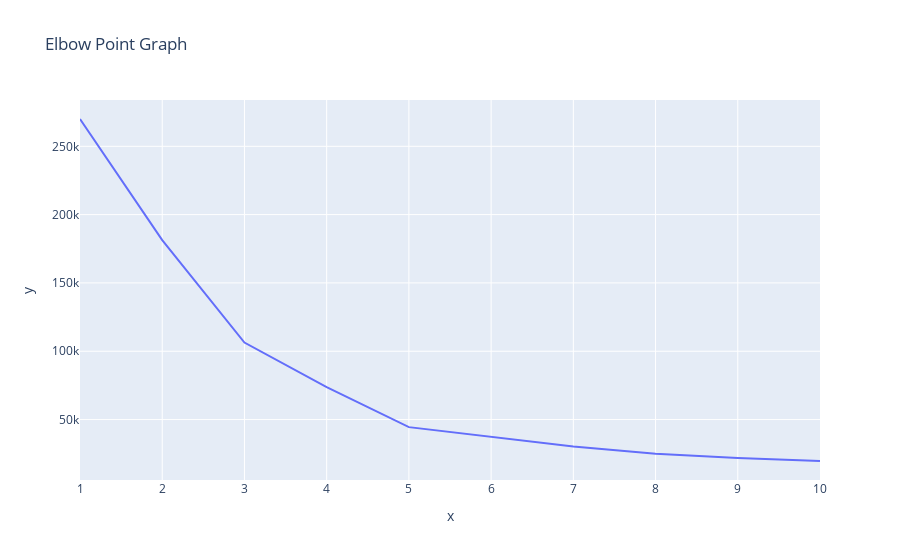

Source (notebook cell):
### Code cell
px.line(x = range(1,11), y = wcss, title = 'Elbow Point Graph')

### Figure 1 — Plotly figure (JSON) as saved in the notebook; plotly's stock layout.template omitted (floating-point values rounded to 4 significant figures)
{"data": [{"hovertemplate": "x=%{x}<br>y=%{y}<extra></extra>", "legendgroup": "", "line": {"color": "#636efa", "dash": "solid"}, "marker": {"symbol": "circle"}, "mode": "lines", "name": "", "orientation": "v", "showlegend": false, "type": "scatter", "x": [1, 2, 3, 4, 5, 6, 7, 8, 9, 10], "xaxis": "x", "y": [270000.0, 181400.0, 106300.0, 73680.0, 44450.0, 37230.0, 30260.0, 25010.0, 21860.0, 19670.0], "yaxis": "y"}], "layout": {"autosize": true, "legend": {"tracegroupgap": 0}, "title": {"text": "Elbow Point Graph"}, "xaxis": {"anchor": "y", "autorange": true, "domain": [0, 1], "range": [1, 10], "title": {"text": "x"}, "type": "linear"}, "yaxis": {"anchor": "x", "autorange": true, "domain": [0, 1], "range": [5766.0, 283900.0], "title": {"text": "y"}, "type": "linear"}}}
